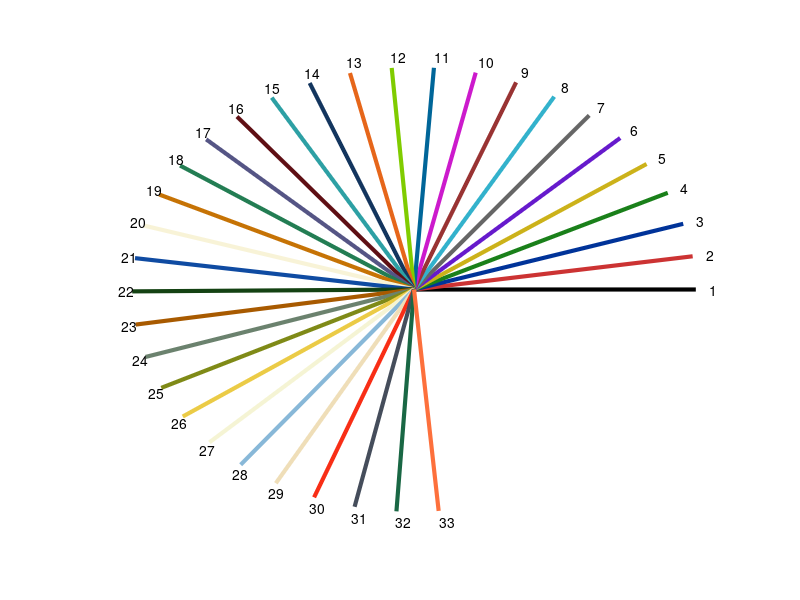

Write the MATLAB code that produced this figure.
% Color selecter: generating a 3-number vector code for a color.
% Syntax:
%            code = mycolor(colorcode,selectplate)
% Input:
%        [colorcode]: integer, selecting from the color plate
%                          e.g. colorcode = 3, means a dark blue from the defaultplate 'color'
%                                colorcode = 0 (default): will display the color plate assigned in a new figure
%                                colorcode = -1 ; return the colormap (3 * ?) matrix, specified in [selectplate]
%                                colorcode is a string (passed to selectplate), return colormap (as colorcode = -1);    
%        [selectplate]: a string, assign the plate you want to chose from
%                            'color': default
%                            'redblue': a red to blue bipolor scale
%                            'gray': a gray scale
%        * For detail of color plates type mycolor(0)
%                                                     mycolor(0,'redblue') 
%                                                     mycolor(0,'gray')
% Output: 
%        [code]: a vector of size 3, the code for the selected color
%-------------------------------------------------------------------------------
%
% Example: use in plot function
%
%            plot([1:10], rand(1,10),'color',mycolor(3))
%
% Example: to display color plate
%
%            mycolor(0,'redblue')         % display the red-blue color map
%            mycolor                            % equals to mycolor(0,'color') or mycolor(0), display the default color map
%
% Example: return colormap
%           cmap = mycolor(-1)
%           cmap = mycolor('color')
%           cmap = mycolor('redblue')        
%
% update 2015/09/21: mycolor(0) will display the color plate in a new figure
%                                add an optional input to select 'redblue' and 'gray' plate
% update 2015/10/14: can take zero argument
% update 2015/10/29: Add usage as colormap
function code = mycolor(colorcode, selectplate)
if (nargin < 1), colorcode = 0; end;

if (nargin < 2) 
        if ischar(colorcode)
        selectplate = colorcode;colorcode = -1; % set it -1 so it won't be passed through other output
         % output is the whole colormap   
        else
         selectplate = 'color' ;      
        end
end

%% Making color map
mycolor(1,:) = ([0 0 0]);
mycolor(2,:) = ([0.8 0.2 0.2]);
mycolor(3,:) = ([0.0 0.2 0.6]);
mycolor(4,:) = ([0.1 0.5 0.1]);
mycolor(5,:) = ([0.8 0.7 0.1]);
mycolor(6,:) = ([0.4 0.1 0.8]);
mycolor(7,:) = ([0.4 0.4 0.4]);
mycolor(8,:) = ([0.2 0.7 0.8]);
mycolor(9,:) = ([0.6 0.2 0.2]);
mycolor(10,:) = ([0.8 0.1 0.8]);
mycolor(11,:) = ([0.0 0.4 0.6]);
mycolor(12,:) = ([0.5 0.8 0.0]);
mycolor(13,:) = ([0.9 0.4 0.1]);
% 
mycolor(14,:) =([0.0745    0.2078    0.3686]);
mycolor(15,:) =([0.1765    0.6275    0.6431]);
mycolor(16,:) =([0.3725    0.0588    0.0784]);
mycolor(17,:) =([0.3339    0.3335    0.5202]);
mycolor(18,:) =([0.1373    0.4902    0.3255]);
mycolor(19,:) =([0.7765    0.4510    0.0196]);
mycolor(20,:) =([0.9725    0.9529    0.8431]);
%
mycolor(21,:) =([0.0588    0.2941    0.6353]);
mycolor(22,:) =([0.0784    0.2588    0.0745]);
mycolor(23,:) =([0.6588    0.3529         0]);
mycolor(24,:) =([0.4196    0.5098    0.4314]);
mycolor(25,:) =([0.4980    0.5412    0.0902]);
mycolor(26,:) =([0.9216    0.7961    0.2745]);
mycolor(27,:) =([0.9608    0.9569    0.8314]);
%
mycolor(28,:) =([0.5333    0.7216    0.8471]);
mycolor(29,:) =([0.9373    0.8706    0.7216]);
mycolor(30,:) =([0.9725    0.1804    0.0863]);
mycolor(31,:) =([0.2706    0.3020    0.3569]);
mycolor(32,:) =([0.0980    0.4039    0.2667]);
mycolor(33,:) =([0.9922    0.4392    0.2353]);

%% making a gray map
mygrays(1,:)= ([0 0 0]);
mygrays(2,:)= ([0.3 0.3 0.3]);
mygrays(3,:)= ([0.45 0.45 0.45]);
mygrays(4,:)= ([0.6 0.6 0.6]);
mygrays(5,:)= ([0.8 0.8 0.8]);
mygrays(6,:)= ([0.9 0.9 0.9]);
%% making my red-blue color map
for r = 1:32
myredblues(r,:) = [0.85 0.05 0.05]+[0 0.8 0.8]*(r/33);
end
for b = 1:32
myredblues(b+32,:) = [0.05 0.05 0.85]+[0.8 0.8 0]*((33-b)/33);
end 
%% 
if colorcode > 0
    if strcmp(selectplate,'color')
    code = mycolor(colorcode,:) ;
    else if strcmp(selectplate,'redblue')
              code = myredblues(colorcode,:) ;
           else if strcmp(selectplate,'gray')
                  code = mygrays(colorcode,:) ;
               else 
                    error('input [selectcolor] not recognized');
               end
        end
    end
end
%% If input colorcode == 0, display the color plate
if colorcode==0
    disp('Display color plate for you to chose.')
    %%%%%%%%%%%%%%%%%%%%%%%%%%%%%%%%%%%%%%%%%%%%%%%%
    figure
    %%% making color plate for red-blues
      if strcmp(selectplate,'redblue')
          for c = 0:63
                plot([0 cos(0.098*c)],[0 sin(0.098*c)],'Linewidth',3,'color',myredblues(c+1,:));hold on
                text(cos(0.098*c)*1.05,sin(0.098*c)*1.05,num2str(c+1));
          end
      end
      %%% making color plate for [mycolor]
      if strcmp(selectplate,'color')
            [n,p] = size(mycolor);
            for c = 0:n-1
                plot([0 cos(0.15*c)],[0 sin(0.15*c)],'Linewidth',3,'color',mycolor(c+1,:));hold on
                text(cos(0.15*c)*1.05,sin(0.15*c)*1.05,num2str(c+1))
            end
      end
      %%% making color plate for grays
      if strcmp(selectplate,'gray')
          [n,p] = size(mygrays);
          for c = 0:n-1
             plot([0 cos(0.2*c)],[0 sin(0.2*c)],'Linewidth',3,'color',mygrays(c+1,:));hold on
            text(cos(0.2*c)*1.05,sin(0.2*c)*1.05,num2str(c+1));
           end
     end
 axis([-1.1 1.1 -1.1 1.1])
axis off
end

%% If input colorcode == -1, output is the whole colormap
if colorcode == -1
        if strcmp(selectplate,'color')
                code=mycolor;
        end
        if strcmp(selectplate,'redblue')
                code=myredblues;
        end
        if strcmp(selectplate,'gray')
                code=mygrays;
        end
end